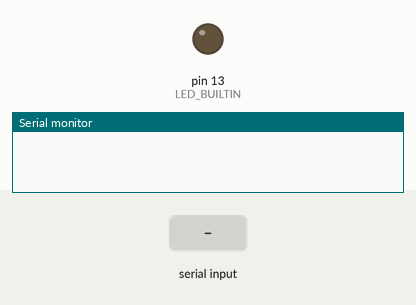
A sketch run on a simulated Arduino Mega 2560, built with avr-gcc and run on an emulated ATmega2560. Shown: output pins drawn as LEDs (lit = HIGH), the last lines printed to the serial monitor. The test bench sets the inputs (shaded band).

Above: at 1.2 s.
1.3 s: "1" received over the second serial link
At 1.45 s:
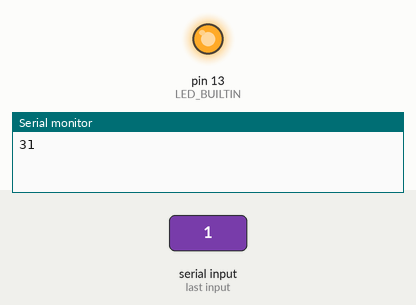
Timing chart, 0 to 4.3 s (numbered marks = the images above; inputs shaded):
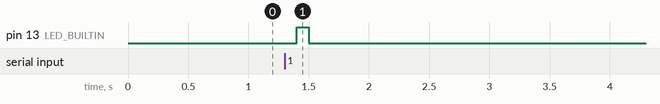

The sketch:

zigbee.ino
```cpp
unsigned char sendCmd[8]={0xfe, 0x05, 0x91, 0x90, 0x14, 0x10, 0x02, 0xff};//LN33 向


void setup() {
  // Open serial communications and wait for port to open:
  Serial.begin(9600); //USB serial port
  Serial1.begin(115200); //RX TX serial port

  pinMode(LED_BUILTIN, OUTPUT);
}

void loop() {

   if (Serial1.available()) {
    digitalWrite(LED_BUILTIN, HIGH);

    Serial1.write(sendCmd, 8);

//    Serial.println(Serial1.read(),HEX);
    myPtHex((char)Serial1.read());
    while(Serial1.available()){
      myPtHex((char)Serial1.read());
    }
   }

   delay(100);
   digitalWrite(LED_BUILTIN, LOW);
   delay(100);
}

void myPtHex(int g){ // 把 g 最右邊 byte 印成 Hex 倆位
   int a = g& 0xf0;  // 左邊 4 bits
   a = a >> 4;  // 右移 4 bits
   int b = g& 0x0f;  // 右邊 4 bits
   char c = a < 10 ? a + '0' : a + 'A' - 10;
   Serial.print(c);
   c = b < 10 ? b + '0' : b + 'A' - 10;
   Serial.print(c);
}
```

Measured:
- after the input at 1.3 s, pin 13 (LED_BUILTIN): LOW → HIGH after 0.10 s, → LOW 0.10 s later
